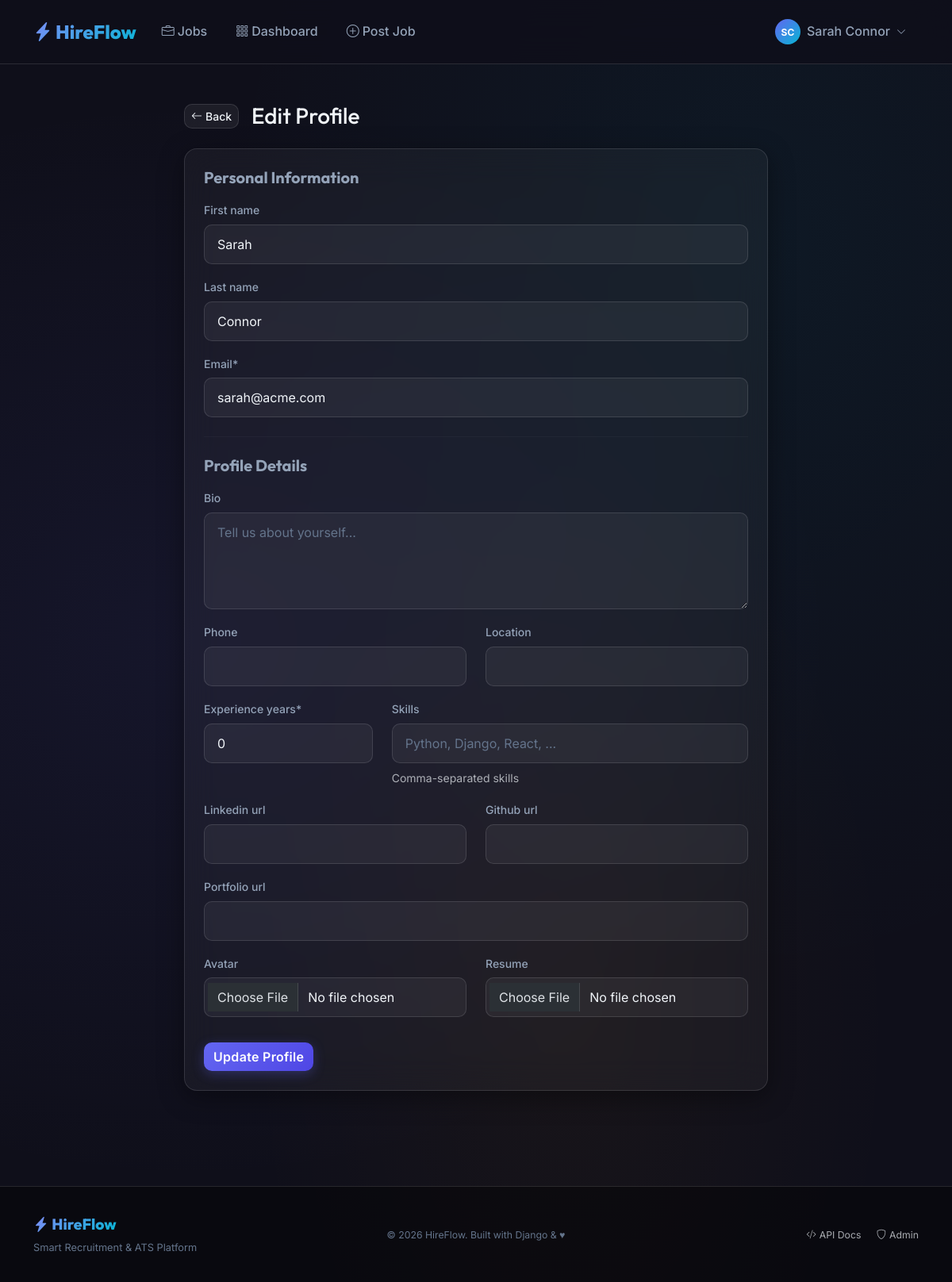
Page /accounts/profile/edit/ (signed in) on the committed database.
### accounts/models.py (models this page shows, shortened)
class CustomUser(AbstractUser):
    ROLE_CHOICES = [
        ('admin', 'Admin'),
        ('recruiter', 'Recruiter'),
        ('applicant', 'Applicant'),
    ]
    role = models.CharField(max_length=20, choices=ROLE_CHOICES, default='applicant')
    email = models.EmailField(unique=True)
    USERNAME_FIELD = 'email'
    REQUIRED_FIELDS = ['username', 'first_name', 'last_name']
    @property
    def is_admin(self):
        return self.role == 'admin'
    @property
    def is_recruiter(self):
        return self.role == 'recruiter'
    @property
    def is_applicant(self):
        return self.role == 'applicant'
    def get_full_name(self):
        return f'{self.first_name} {self.last_name}'.strip() or self.username

class UserProfile(models.Model):
    user = models.OneToOneField(CustomUser, on_delete=models.CASCADE, related_name='profile')
    bio = models.TextField(blank=True)
    phone = models.CharField(max_length=20, blank=True)
    location = models.CharField(max_length=100, blank=True)
    linkedin_url = models.URLField(blank=True)
    github_url = models.URLField(blank=True)
    portfolio_url = models.URLField(blank=True)
    resume = models.FileField(upload_to='resumes/', blank=True, null=True)
    avatar = models.ImageField(upload_to='avatars/', blank=True, null=True)
    skills = models.TextField(blank=True, help_text='Comma-separated skills')
    experience_years = models.PositiveIntegerField(default=0)
    created_at = models.DateTimeField(auto_now_add=True)
    updated_at = models.DateTimeField(auto_now=True)

### accounts/views.py (the view, shortened to what this page needs)
# urls.py: path('profile/edit/', views.profile_edit_view, name='profile_edit'),
@login_required
def profile_edit_view(request):
    profile, _ = UserProfile.objects.get_or_create(user=request.user)
    user_form = UserUpdateForm(instance=request.user)
    profile_form = UserProfileForm(instance=profile)
    return render(request, 'accounts/profile_edit.html', {
        'user_form': user_form,
        'profile_form': profile_form,
    })

### accounts/forms.py
class UserUpdateForm(forms.ModelForm):
    class Meta:
        model = CustomUser
        fields = ['first_name', 'last_name', 'email']

### templates/accounts/profile_edit.html (shortened to what this page needs)
{% extends 'base.html' %}
{% load crispy_forms_tags %}
{% block content %}
<div class="container py-5">
  <div class="row justify-content-center">
    <div class="col-lg-8">
      <div class="d-flex align-items-center gap-3 mb-4">
        <a href="{% url 'accounts:profile' %}" class="btn btn-secondary-glass btn-sm">
          <i class="bi bi-arrow-left me-1"></i>Back
        </a>
        <h1 class="h3 mb-0">Edit Profile</h1>
      </div>
      <div class="glass-card-static p-4 mb-4">
        <h5 class="mb-3" style="color:var(--text-secondary);">Personal Information</h5>
        <form method="post" enctype="multipart/form-data">
          {% crispy user_form %}
          <hr class="divider">
          <h5 class="mb-3" style="color:var(--text-secondary);">Profile Details</h5>
          {% crispy profile_form %}
        </form>
      </div>
    </div>
  </div>
</div>
{% endblock %}

### templates/base.html (shortened to what this page needs)
{% load static %}
<!DOCTYPE html>
<html lang="en" data-bs-theme="dark">
<head>
  <link href="https://cdn.jsdelivr.net/npm/bootstrap@5.3.2/dist/css/bootstrap.min.css" rel="stylesheet">
  <link rel="stylesheet" href="https://cdn.jsdelivr.net/npm/bootstrap-icons@1.11.3/font/bootstrap-icons.min.css">
  <link rel="stylesheet" href="{% static 'css/main.css' %}">
</head>
<body>
  <nav class="navbar navbar-expand-lg">
    <div class="container">
      <a class="navbar-brand" href="{% url 'jobs:list' %}">
        <i class="bi bi-lightning-charge-fill me-1"></i>HireFlow
      </a>
      <div class="collapse navbar-collapse" id="navMain">
        <ul class="navbar-nav me-auto gap-1">
          <li class="nav-item">
            <a class="nav-link {% if request.resolver_match.namespace == 'jobs' and request.resolver_match.url_name == 'list' %}active{% endif %}"
               href="{% url 'jobs:list' %}">
              <i class="bi bi-briefcase me-1"></i>Jobs
            </a>
          </li>
          {% if user.is_authenticated %}
          <li class="nav-item">
            <a class="nav-link {% if request.resolver_match.namespace == 'dashboard' %}active{% endif %}"
               href="{% url 'dashboard:home' %}">
              <i class="bi bi-grid-3x3-gap me-1"></i>Dashboard
            </a>
          </li>
          {% if user.is_recruiter or user.is_admin %}
          <li class="nav-item">
            <a class="nav-link" href="{% url 'jobs:create' %}">
              <i class="bi bi-plus-circle me-1"></i>Post Job
            </a>
          </li>
          {% endif %}
          {% endif %}
        </ul>
        <ul class="navbar-nav gap-2 align-items-center">
          {% if user.is_authenticated %}
            <li class="nav-item dropdown">
              <a class="nav-link d-flex align-items-center gap-2" href="#" data-bs-toggle="dropdown">
                <div class="avatar-circle" style="width:32px;height:32px;font-size:0.75rem;">
                  {{ user.first_name|first|upper }}{{ user.last_name|first|upper }}
                </div>
                <span class="d-none d-md-inline">{{ user.get_full_name }}</span>
                <i class="bi bi-chevron-down" style="font-size:0.75rem;"></i>
              </a>
            </li>
          {% endif %}
        </ul>
      </div>
    </div>
  </nav>
  <main>
    {% block content %}{% endblock %}
  </main>
  <footer class="mt-5">
    <div class="container">
      <div class="row align-items-center">
        <div class="col-md-4">
          <span class="navbar-brand mb-0" style="font-size:1.2rem;">
            <i class="bi bi-lightning-charge-fill me-1"></i>HireFlow
          </span>
          <p class="mt-1 mb-0" style="color:var(--text-muted);font-size:0.8rem;">Smart Recruitment & ATS Platform</p>
        </div>
        <div class="col-md-4 text-center">
          <small style="color:var(--text-muted);">
            &copy; {% now "Y" %} HireFlow. Built with Django & ♥
          </small>
        </div>
        <div class="col-md-4 text-end">
          <a href="{% url 'api:api-root' %}" class="text-muted text-decoration-none small me-3">
            <i class="bi bi-code-slash me-1"></i>API Docs
          </a>
          <a href="/admin/" class="text-muted text-decoration-none small">
            <i class="bi bi-shield me-1"></i>Admin
          </a>
        </div>
      </div>
    </div>
  </footer>
</body>
</html>

### static/css/main.css (style rules this page uses)
:root { --primary: #6366f1; --primary-dark: #4f46e5; --primary-light: #818cf8; --secondary: #06b6d4; --accent: #f59e0b; --success: #10b981; --danger: #ef4444; --warning: #f59e0b; --info: #3b82f6; --bg-dark: #0f0f1a; --bg-card: rgba(255, 255, 255, 0.04); --bg-card-hover: rgba(255, 255, 255, 0.08); --bg-glass: rgba(255, 255, 255, 0.06); --border-glass: rgba(255, 255, 255, 0.12); --text-primary: #f1f5f9; --text-secondary: #94a3b8; --text-muted: #64748b; --radius: 16px; --radius-sm: 10px; --radius-lg: 24px; --shadow-card: 0 8px 32px rgba(0, 0, 0, 0.4); --shadow-hover: 0 20px 60px rgba(99, 102, 241, 0.2); --transition: all 0.3s cubic-bezier(0.4, 0, 0.2, 1); }
*, *::before, *::after { box-sizing: border-box; margin: 0; padding: 0; }
html { scroll-behavior: smooth; }
body { font-family: 'Inter', sans-serif; background-color: var(--bg-dark); background-image: radial-gradient(ellipse at 20% 50%, rgba(99, 102, 241, 0.08) 0%, transparent 60%), radial-gradient(ellipse at 80% 20%, rgba(6, 182, 212, 0.06) 0%, transparent 50%), radial-gradient(ellipse at 60% 80%, rgba(245, 158, 11, 0.04) 0%, transparent 40%); background-attachment: fixed; color: var(--text-primary); min-height: 100vh; line-height: 1.6; }
h1, h2, h3, h4, h5, h6 { font-family: 'Outfit', sans-serif; font-weight: 700; }
.navbar { background: rgba(15, 15, 26, 0.85) !important; backdrop-filter: blur(20px); -webkit-backdrop-filter: blur(20px); border-bottom: 1px solid var(--border-glass); padding: 1rem 0; position: sticky; top: 0; z-index: 1000; }
.navbar-brand { font-family: 'Outfit', sans-serif; font-weight: 800; font-size: 1.5rem; background: linear-gradient(135deg, var(--primary-light), var(--secondary)); -webkit-background-clip: text; -webkit-text-fill-color: transparent; background-clip: text; }
.nav-link { color: var(--text-secondary) !important; font-weight: 500; transition: var(--transition); padding: 0.5rem 1rem !important; border-radius: var(--radius-sm); }
.glass-card-static { background: var(--bg-card); border: 1px solid var(--border-glass); border-radius: var(--radius); backdrop-filter: blur(20px); box-shadow: var(--shadow-card); }
.btn-primary { background: linear-gradient(135deg, var(--primary), var(--primary-dark)); border: none; border-radius: var(--radius-sm); font-weight: 600; letter-spacing: 0.3px; transition: var(--transition); box-shadow: 0 4px 15px rgba(99, 102, 241, 0.3); }
.btn-secondary-glass { background: var(--bg-glass); border: 1px solid var(--border-glass); color: var(--text-primary); border-radius: var(--radius-sm); font-weight: 500; transition: var(--transition); }
.form-control, .form-select { background: rgba(255, 255, 255, 0.05) !important; border: 1px solid var(--border-glass) !important; color: var(--text-primary) !important; border-radius: var(--radius-sm) !important; padding: 0.75rem 1rem !important; transition: var(--transition); }
.form-control::placeholder { color: var(--text-muted) !important; }
.form-label { color: var(--text-secondary); font-weight: 500; font-size: 0.875rem; margin-bottom: 0.4rem; }
.divider { border: none; border-top: 1px solid var(--border-glass); margin: 1.5rem 0; }
.avatar-circle { width: 40px; height: 40px; border-radius: 50%; background: linear-gradient(135deg, var(--primary), var(--secondary)); display: flex; align-items: center; justify-content: center; font-weight: 700; color: white; font-size: 0.875rem; flex-shrink: 0; }
footer { background: rgba(0,0,0,0.4); border-top: 1px solid var(--border-glass); padding: 2rem 0; color: var(--text-muted); font-size: 0.875rem; }

### rows in the picture
CustomUser: first_name|first "S", last_name|first "C", get_full_name "Sarah Connor", first_name "Sarah", last_name "Connor", email "sarah@acme.com"
UserProfile: experience_years "0"
